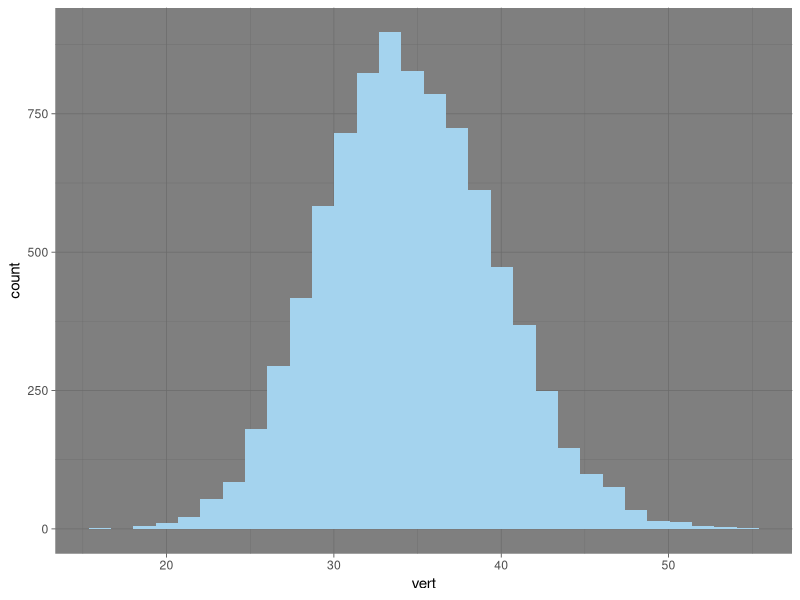
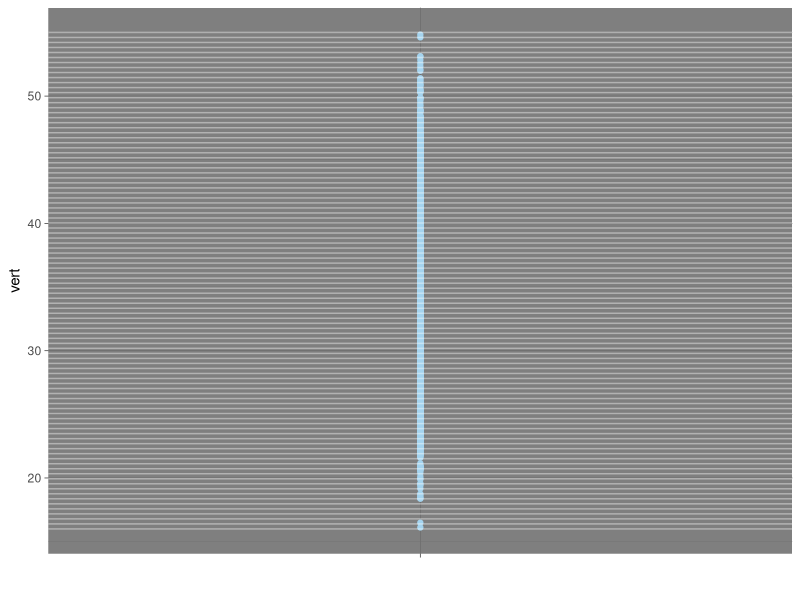
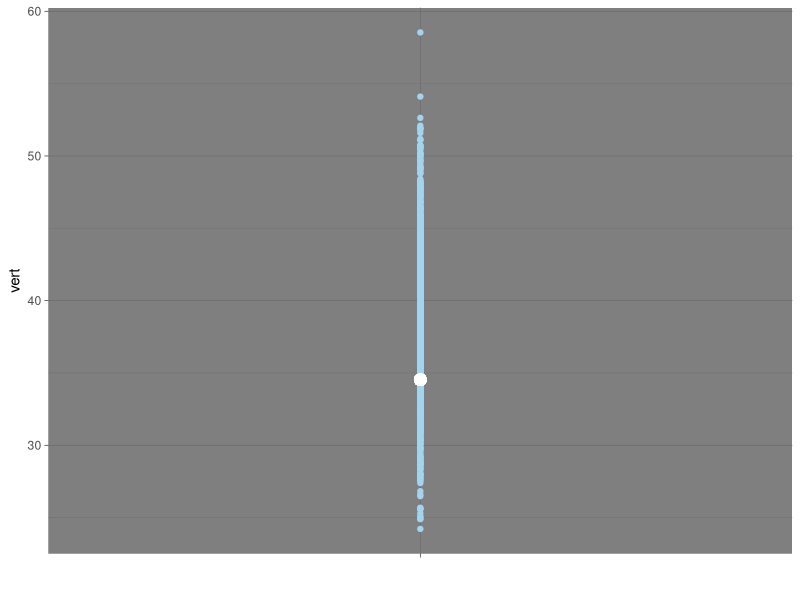
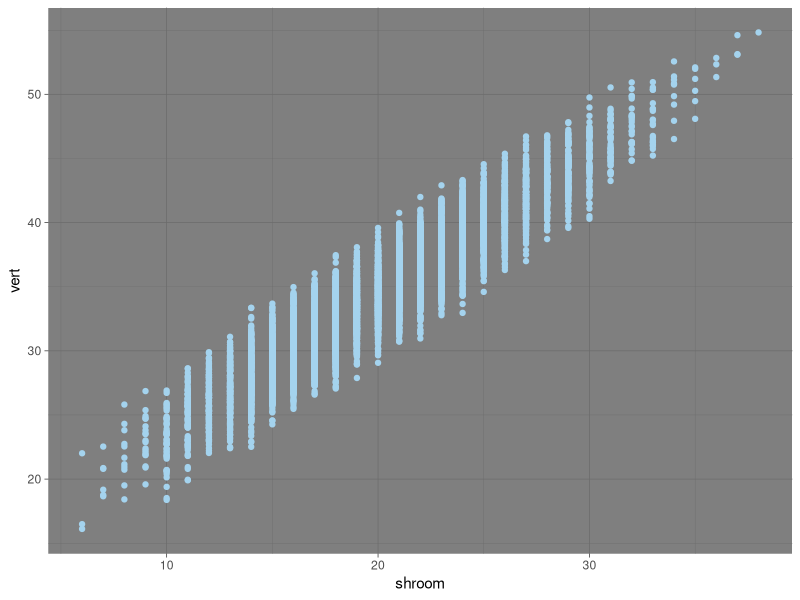
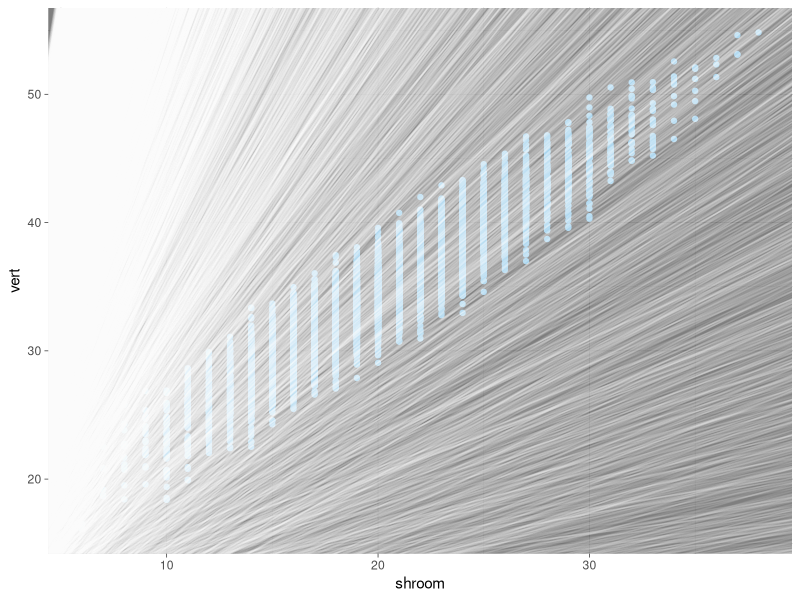
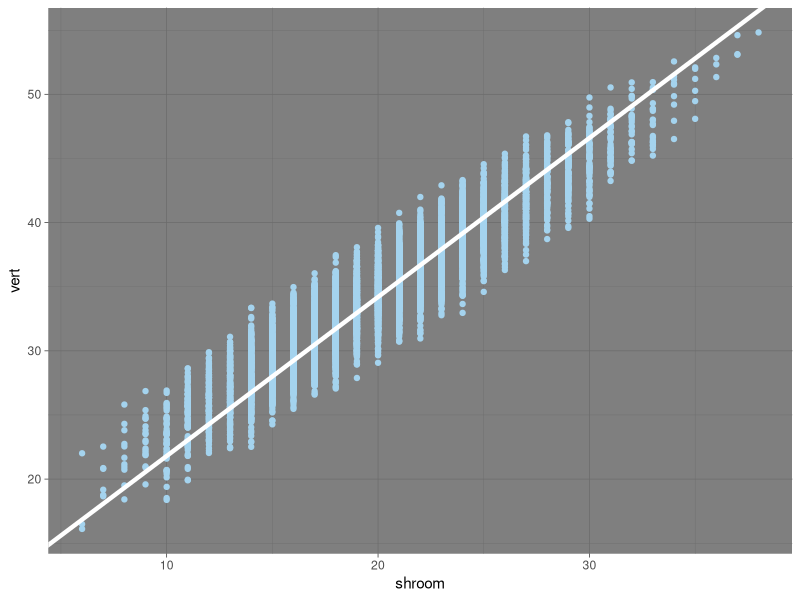
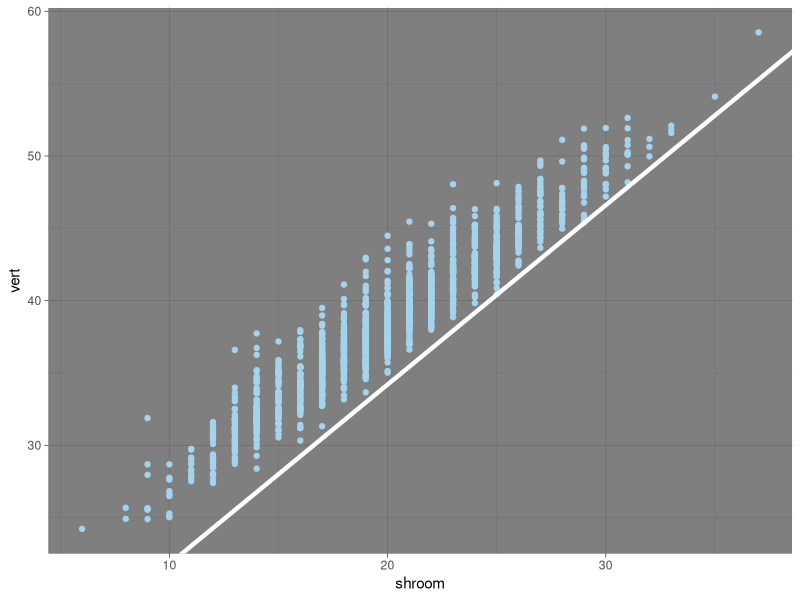
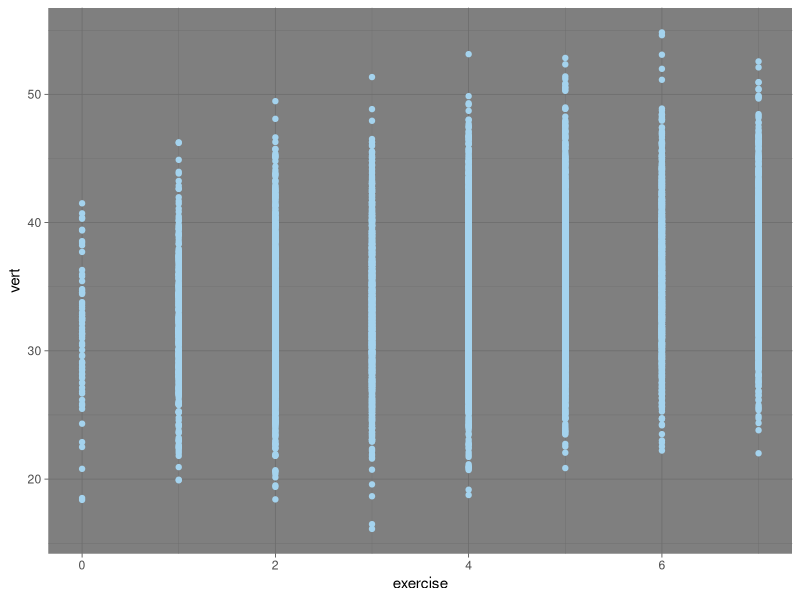

The R source for these figures, in order:
## ---- chunk 1
knitr::opts_chunk$set(echo = TRUE,warning=F)
options(scipen=999)
library(tidyverse)    #Essential Functions
## ---- chunk 2
set.seed(216)
x1=rpois(10000,20)
set.seed(216)
x2=rpois(10000,5)
set.seed(216)
y = 8 + 1.08*x1+0.9*x2+rnorm(10000,1)
DATA=tibble(vert=y,shroom=x1,exercise=x2)
head(DATA)
## ---- chunk 3
set.seed(216)
DATA$SPLIT=sample(x=c("TRAIN","TEST"),size=10000,
                  replace=T,prob=c(0.85,0.15))
TRAIN=DATA %>%  filter(SPLIT=="TRAIN")
TEST=DATA %>% filter(SPLIT=="TEST")
glimpse(TRAIN)
glimpse(TEST)
## ---- chunk 4
TRAIN %>% summarize(mean=mean(vert),sd=sd(vert),min=min(vert),max=max(vert))
## ---- chunk 5
ggplot(TRAIN) + geom_histogram(aes(x=vert),fill="lightskyblue2") + theme_dark()
## ---- chunk 6
MODEL0 = function(DATA,COEF){
  FIT=COEF[1]
}
## ---- chunk 7
MSE0=function(DATA,COEF){
  ERROR=DATA$vert-MODEL0(DATA,COEF)
  LOSS=mean(ERROR^2)
  return(LOSS)
}
MAE0=function(DATA,COEF){
  ERROR=DATA$vert-MODEL0(DATA,COEF)
  LOSS=mean(abs(ERROR))
  return(LOSS)
}
## ---- chunk 8
COEF0=tibble(
  beta0=seq(16,55,length=100)
)
## ---- chunk 9
TRAIN %>% ggplot()+ geom_point(aes(x="",y=vert),color="lightskyblue2") +
    geom_hline(yintercept=COEF0$beta0,alpha=0.4,color="white")+xlab("") +theme_dark()
## ---- chunk 10
COEF0 %>% 
  mutate(MSE=purrr::map_dbl(beta0,MSE0,DATA=TRAIN),
         MAE=purrr::map_dbl(beta0,MAE0,DATA=TRAIN),
         rankMSE=rank(MSE),rankMAE=rank(MAE)) %>%
         filter(rankMSE<5,rankMAE<5)
  
## ---- chunk 11
BESTMSE0=optim(par=16,fn=MSE0,DATA=TRAIN)
BESTMSE0$par
BESTMAE0=optim(par=16,fn=MAE0,DATA=TRAIN)
BESTMAE0$par
## ---- chunk 12
LM0=lm(vert~1,data=TRAIN)
coef(LM0)
## ---- chunk 13
TEST %>% ggplot()+
  xlab("") + theme_minimal()+ geom_point(aes(x="",y=vert),color="lightskyblue2")+
  geom_point(aes(x="",y=34.53),color="white",stroke=2)+theme_dark()
## ---- chunk 14
ggplot(data=TRAIN) +
  geom_point(aes(x=shroom,y=vert),color="lightskyblue2") + theme_dark()
## ---- chunk 15
MODEL1A = function(DATA,COEF){
  FIT=COEF[1]+COEF[2]*DATA$shroom
}
## ---- chunk 16
MSE1A=function(DATA,COEF){
  ERROR=DATA$vert-MODEL1A(DATA,COEF)
  LOSS=mean(ERROR^2)
  return(LOSS)
}
MAE1A=function(DATA,COEF){
  ERROR=DATA$vert-MODEL1A(DATA,COEF)
  LOSS=mean(abs(ERROR))
  return(LOSS)
}
## ---- chunk 17
set.seed(216)
COEF1A=tibble(
  beta0=runif(10000,0,10),
  beta1=runif(10000,0,10)
)
## ---- chunk 18
TRAIN %>% ggplot()+ geom_point(aes(x=shroom,y=vert),color="lightskyblue2") +
    geom_abline(aes(intercept=COEF1A$beta0,slope=COEF1A$beta1),alpha=0.1,data=COEF1A,color="white")+theme_dark()
## ---- chunk 19
COEF1A %>% 
  mutate(MSE=apply(COEF1A,1,MSE1A,DATA=TRAIN),
         MAE=apply(COEF1A,1,MAE1A,DATA=TRAIN),
         rankMSE=rank(MSE),rankMAE=rank(MAE)) %>%
         filter(rankMSE<5,rankMAE<5)
## ---- chunk 20
ggplot(data=TRAIN) +
  geom_point(aes(x=shroom,y=vert),color="lightskyblue2") + theme_dark() +
  geom_abline(aes(intercept=9.4,slope=1.24),color="white",size=1.5)
  
## ---- chunk 21
ggplot(data=TEST) +
  geom_point(aes(x=shroom,y=vert),color="lightskyblue2") + theme_dark() +
  geom_abline(aes(intercept=9.4,slope=1.24),color="white",size=1.5)
  
## ---- chunk 22
ggplot(data=TRAIN) +
  geom_point(aes(x=exercise,y=vert),color="lightskyblue2") + theme_dark()
## ---- chunk 23
MODEL1B = function(DATA,COEF){
  FIT=COEF[1]+COEF[2]*DATA$exercise
}
## ---- chunk 24
MSE1B=function(DATA,COEF){
  ERROR=DATA$vert-MODEL1B(DATA,COEF)
  LOSS=mean(ERROR^2)
  return(LOSS)
}
MAE1B=function(DATA,COEF){
  ERROR=DATA$vert-MODEL1B(DATA,COEF)
  LOSS=mean(abs(ERROR))
  return(LOSS)
}
## ---- chunk 25
BESTMSE1B=optim(par=c(0,0),fn=MSE1B,DATA=TRAIN)
BESTMSE1B$par
BESTMAE1B=optim(par=c(0,0),fn=MAE1B,DATA=TRAIN)
BESTMAE1B$par
## ---- chunk 26
ggplot(data=TRAIN) +
  geom_point(aes(x=exercise,y=vert),color="lightskyblue2") + theme_dark() +
  geom_abline(aes(intercept=31,slope=0.85),color="white",size=1.5)
  
## ---- chunk 27
ggplot(data=TEST) +
  geom_point(aes(x=exercise,y=vert),color="lightskyblue2") + theme_dark() +
  geom_abline(aes(intercept=31,slope=0.85),color="white",size=1.5)
  
## ---- chunk 28
ggplot(data=TRAIN) +
  geom_point(aes(x=shroom,y=exercise,color=vert),stroke=2)+ theme_minimal() +
  scale_color_gradient2(low="red",mid="white",high="blue",midpoint=35)
## ---- chunk 29
LM2=lm(vert~shroom+exercise,data=TRAIN)
summary(LM2)
## ---- chunk 30
MODEL2 = function(DATA,COEF){
  FIT=COEF[1]+COEF[2]*DATA$shroom+COEF[3]*DATA$exercise
}
## ---- chunk 31
MSE2=function(DATA,COEF){
  ERROR=DATA$vert-MODEL2(DATA,COEF)
  LOSS=mean(ERROR^2)
  return(LOSS)
}
MAE2=function(DATA,COEF){
  ERROR=DATA$vert-MODEL2(DATA,COEF)
  LOSS=mean(abs(ERROR))
  return(LOSS)
}
## ---- chunk 32
DATA %>% mutate(predict.vert=MODEL2(DATA=DATA,COEF=coef(LM2))) %>%
  ggplot()+geom_point(aes(x=vert,y=predict.vert,
              color=factor(SPLIT,levels=c("TRAIN","TEST"))),alpha=0.2) + 
  theme_minimal() + geom_abline(intercept=0,slope=1) +
  guides(color=guide_legend(title="Dataset")) + xlab("Vertical (in)") +
  ylab("Predicted Vertical (in) Under MODEL 2")
## ---- chunk 33
MODELS=c("MODEL 0","MODEL 1A","MODEL 1B","MODEL 2")
MSE=c(MSE0(TEST,c(34.53)),
      MSE1A(TEST,c(9.4,1.24)),
      MSE1B(TEST,c(31,0.85)),
      MSE2(TEST,c(9,1.07,0.9)))
MAE=c(MAE0(TEST,c(34.53)),
      MAE1A(TEST,c(9.4,1.24)),
      MAE1B(TEST,c(31,0.85)),
      MAE2(TEST,c(9,1.07,0.9)))
COMPARE=tibble(MODELS=MODELS,MSE=MSE,MAE=MAE)
print(COMPARE)
